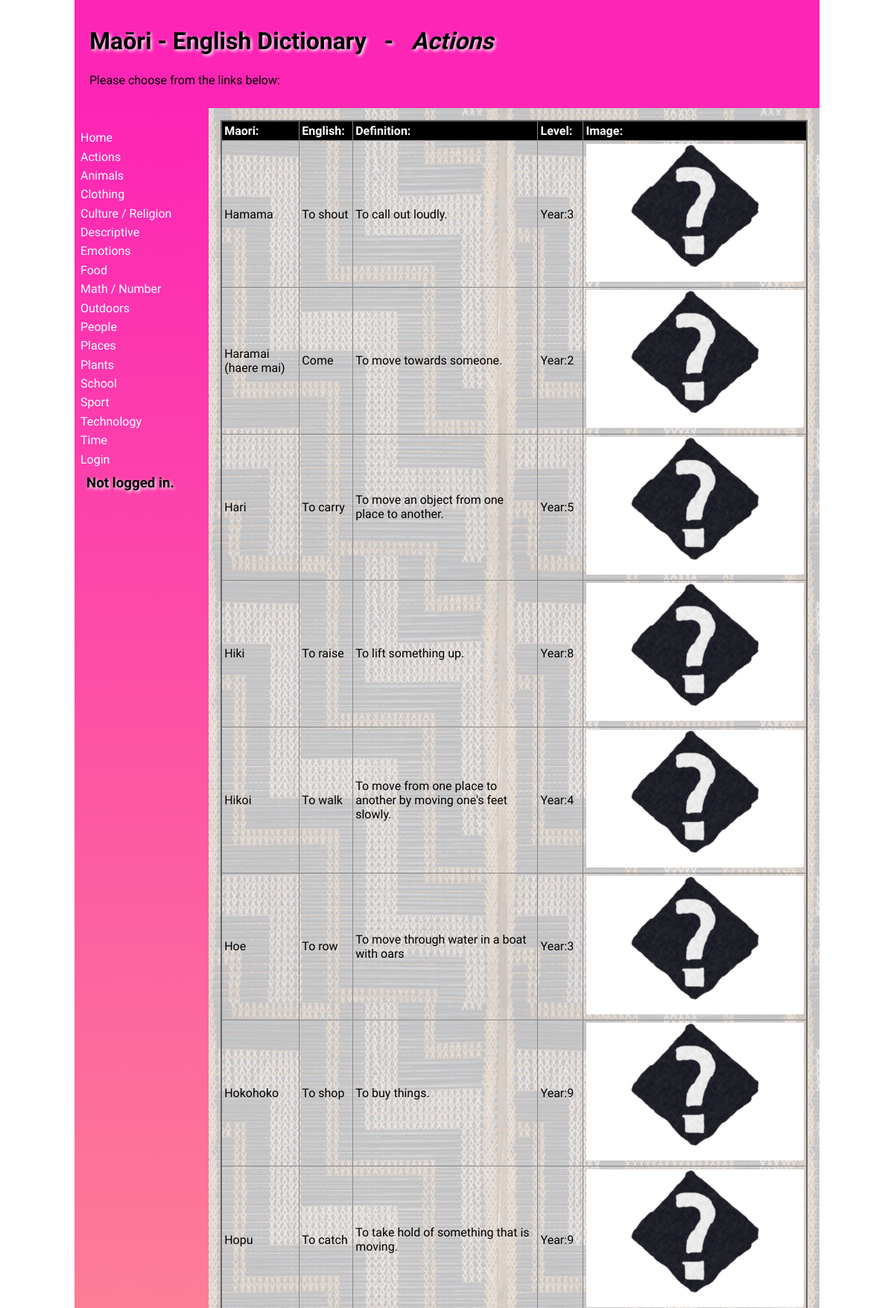
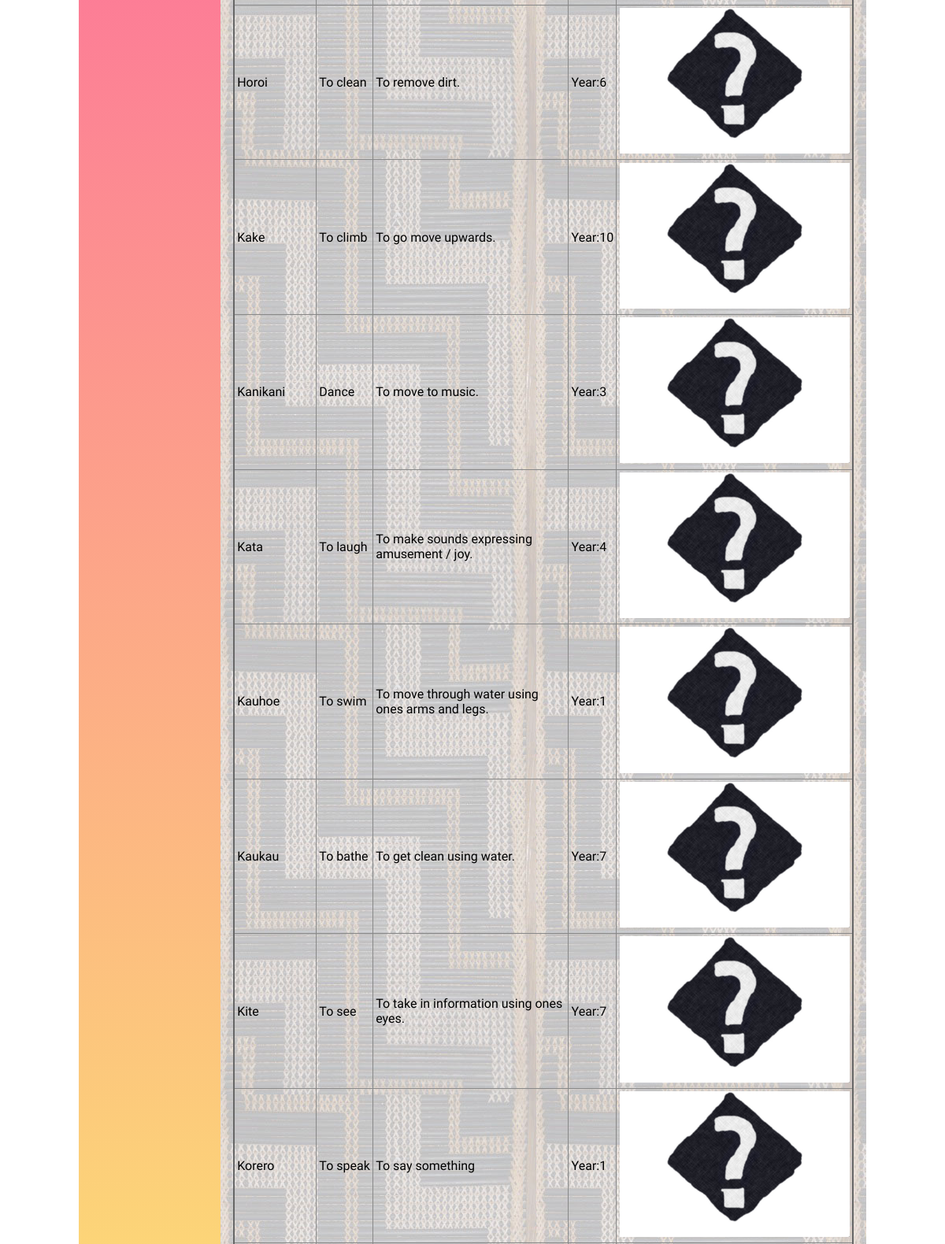
The app's page /main/Actions (upper part) with its own data (2 pictures, top to bottom).
### tables this page shows
CREATE TABLE categories
(
	id integer /*autoincrement needs PK*/,
	category varchar(30)
, link varchar(30));

CREATE TABLE "dictionary"
(
	id integer
		constraint dictionary_pk
			primary key autoincrement,
	maori varchar(30),
	english varchar(30),
	category varchar(30),
	definition varchar(60),
	level integer
);

### app.py (the view, shortened to what this page needs)
@app.route('/main/<category>', methods=['GET', 'POST'])
def render_menu_page(category):
    current_category = category.replace("&", " / ").capitalize()
    print(current_category)
    return render_template("main.html", table=get_dictionary(), categories=get_categories(),
                           current=current_category, logged_in=is_logged_in(),
                           name=session.get('first_name'), admin=session.get('admin'))

### app.py (called while the page is built)
def create_connection(db_file):
    try:
        connection = sqlite3.connect(db_file)
        print(connection)
        return connection
    except Error as e:
        print(e)
    return None

def get_dictionary():
    con = create_connection(DB_NAME)
    query = "SELECT id, maori, english, category, definition, level FROM dictionary"
    cur = con.cursor()
    cur.execute(query)
    table = cur.fetchall()
    con.close()
    return table

def get_categories():
    con = create_connection(DB_NAME)
    query = "SELECT category, link FROM categories"
    cur = con.cursor()
    cur.execute(query)
    categories_table = cur.fetchall()
    con.close()
    return categories_table

def is_logged_in():
    if session.get('email') is None:
        print("Currently not logged in")
        return False
    else:
        print("Currently logged in")
        return True

### templates/main.html (shortened to what this page needs)
{% extends "base.html" %}
{% block heading %}Maōri - English Dictionary &#160;&#160;-&#160;&#160; <em>{{current}}</em>{% endblock %}
{% block main %}
<div class="table">
    <table>
        <tr>
            <th>Maori:</th>
            <th>English:</th>
            <th>Definition:</th>
            <th>Level:</th>
            <th>Image:</th>
        </tr>
        {% for items in table %}
            {% if items[3].capitalize() == current: %}
                <tr>
                    <td>{{items[1].capitalize()}}
                    </td>
                    <td>{{items[2].capitalize()}} </td>
                    <td>{{items[4].capitalize()}}</td>
                    <td>Year:{{items[5]}}</td>
                    <td><img id="img" src="/static/images/{{ items[2] }}.jpg" alt="Not Found"
                             onerror=this.src="/static/images/null.jpg"></td>
                </tr>
            {% endif %}
        {% endfor %}
    </table>
</div>
{% endblock %}

### templates/base.html (shortened to what this page needs)
<!doctype html>
<html lang="en">
<head>
	<link href="{{ url_for('static', filename='css/style.css') }}" rel="stylesheet">
</head>
<body>
	<div id="container">
		<header>
			<div class="header">
				<h1>{% block heading %}{% endblock %}</h1>
				<p>Please choose from the links below:</p>
			</div>
		</header>
		<nav>
			<ul>
				<li><a href="\">Home</a></li>
				{% for category, link in categories %}
				<li><a href="\main\{{ link }}">{{ category }}</a></li>
        		{% endfor %}
				{% if logged_in: %}
					<li><a href="\logout">Logout</a></li>
					<span></span>
					<h3>Account: {{ name }} <em>Admin: {{ admin }}</em></h3>
				{% else: %}
					<li><a href="\login">Login</a></li>
					<h3>Not logged in.</h3>
				{% endif %}
			</ul>
		</nav>
		<main>
            {% block main %}{% endblock %}
        </main>
	</div>
</body>
</html>

### static/css/style.css (style rules this page uses)
* { font-family: Comfortaa, sans-serif; margin: 0; padding: 0; box-sizing: border-box; }
#container { display: grid; grid-template-columns: 75px auto; grid-template-areas: 'nav header' 'main main' 'footer footer'; }
header { display: flex; flex-wrap: wrap; padding:20px; grid-area: header; background-color: #fd25b5; }
nav { grid-area: nav; }
main { grid-area: main; padding: 1rem; background-color: #edd; }
h1, h2 { padding: 1rem 0; font-family: 'Suez One', serif; color: #000; text-shadow: 2px 2px 4px #fff; }
h3, h4 { padding: 0.5rem; font-family: 'Suez One', serif; color: #000; text-shadow: 2px 2px 4px #fff; }
p { padding: 0.5rem 0; }
a { color: #222; }
img { width: 100%; }
table { width: 100%; border: 2px solid #666; border-collapse: collapse; }
th, td { border: 1px solid #888; padding: 0.2rem; text-align: left; }
th { background-color: #000; color: #fff; }
@media only screen and (min-width: 768px) { #container { grid-template-columns: 180px auto; grid-template-areas: 'header header' 'nav main' 'footer footer'; } }
@media only screen and (min-width: 768px) { nav { background: linear-gradient(180deg, rgb(253, 37, 181) 0%, rgb(252, 255, 105) 50%, rgb(98, 28, 250) 100%); padding: 0.5rem; } }
@media only screen and (min-width: 768px) { nav ul { list-style: none; } }
@media only screen and (min-width: 768px) { nav li { padding: 0.2rem 0; } }
@media only screen and (min-width: 768px) { nav a { color: #fff; text-decoration: none; } }
@media only screen and (min-width: 768px) { main { background-image: url('/static/images/poutama.jpg'); } }
@media only screen and (min-width: 1000px) { #container { width: 1000px; margin: auto; } }

### records on screen
categories: category "Actions"
categories: category "Animals"
categories: category "Clothing"
categories: category "Culture / Religion"
categories: category "Descriptive"
categories: category "Emotions"
categories: category "Food"
categories: category "Math / Number"
categories: category "Outdoors"
categories: category "People"
categories: category "Places"
categories: category "Plants"
categories: category "School"
categories: category "Sport"
categories: category "Technology"
categories: category "Time"
dictionary: maori "Hamama", english "To shout", definition "To call out loudly.", level "3"
dictionary: maori "Haramai (haere mai)", english "Come", definition "To move towards someone.", level "2"
dictionary: maori "Hari", english "To carry", definition "To move an object from one place to another.", level "5"
dictionary: maori "Hiki", english "To raise", definition "To lift something up.", level "8"
dictionary: maori "Hikoi", english "To walk", definition "To move from one place to another by moving one's feet slowly.", level "4"
dictionary: maori "Hoe", english "To row", definition "To move through water in a boat with oars", level "3"
dictionary: maori "Hokohoko", english "To shop", definition "To buy things.", level "9"
dictionary: maori "Hopu", english "To catch", definition "To take hold of something that is moving.", level "9"
dictionary: maori "Horoi", english "To clean", definition "To remove dirt.", level "6"
dictionary: maori "Kake", english "To climb", definition "To go move upwards.", level "10"
dictionary: maori "Kanikani", english "Dance", definition "To move to music.", level "3"
dictionary: maori "Kata", english "To laugh", definition "To make sounds expressing amusement / joy.", level "4"
dictionary: maori "Kauhoe", english "To swim", definition "To move through water using ones arms and legs.", level "1"
dictionary: maori "Kaukau", english "To bathe", definition "To get clean using water.", level "7"
dictionary: maori "Kite", english "To see", definition "To take in information using ones eyes.", level "7"
dictionary: maori "Korero", english "To speak", definition "To say something", level "1"

### other values on screen
{{ current }} "Actions"
